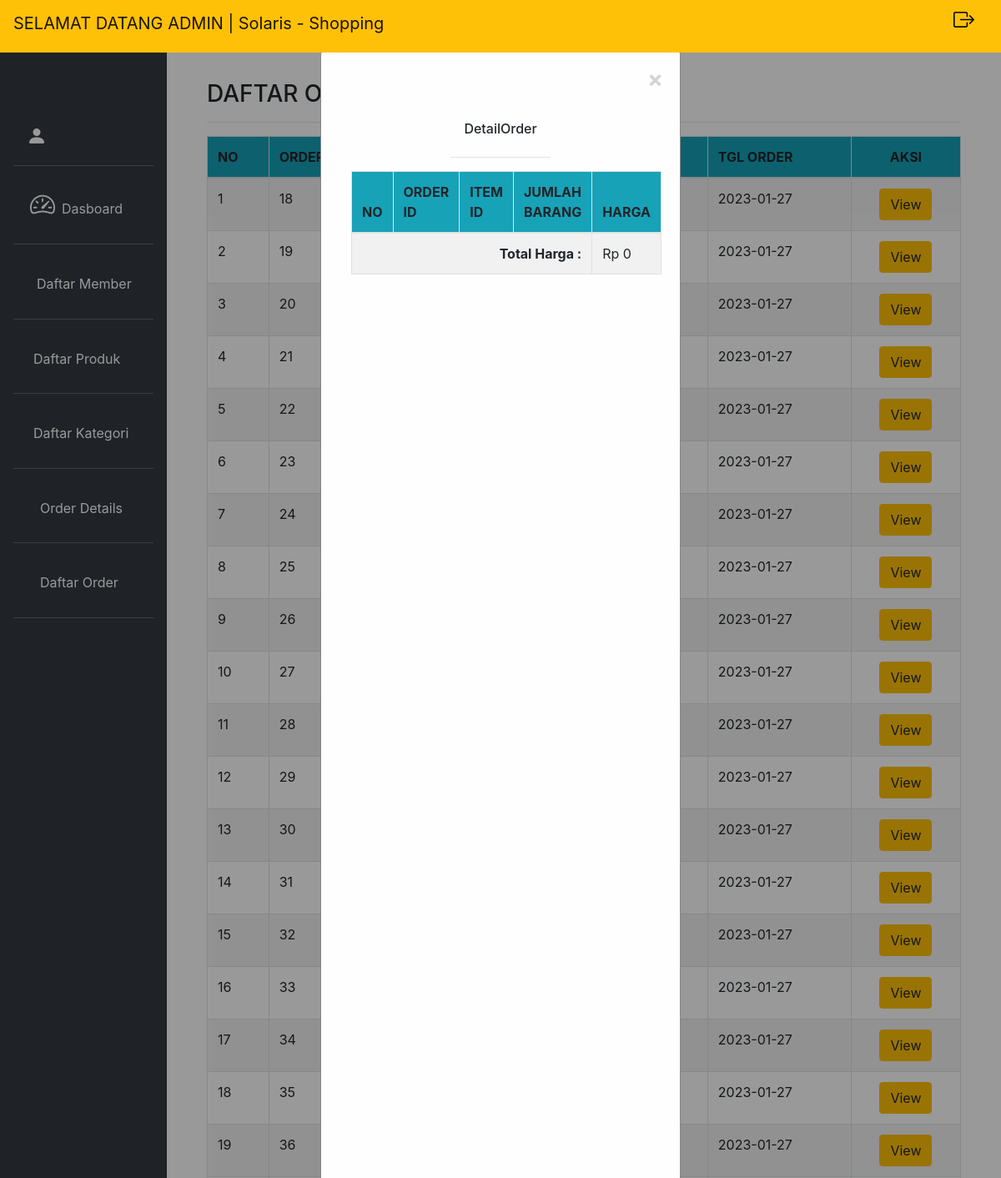
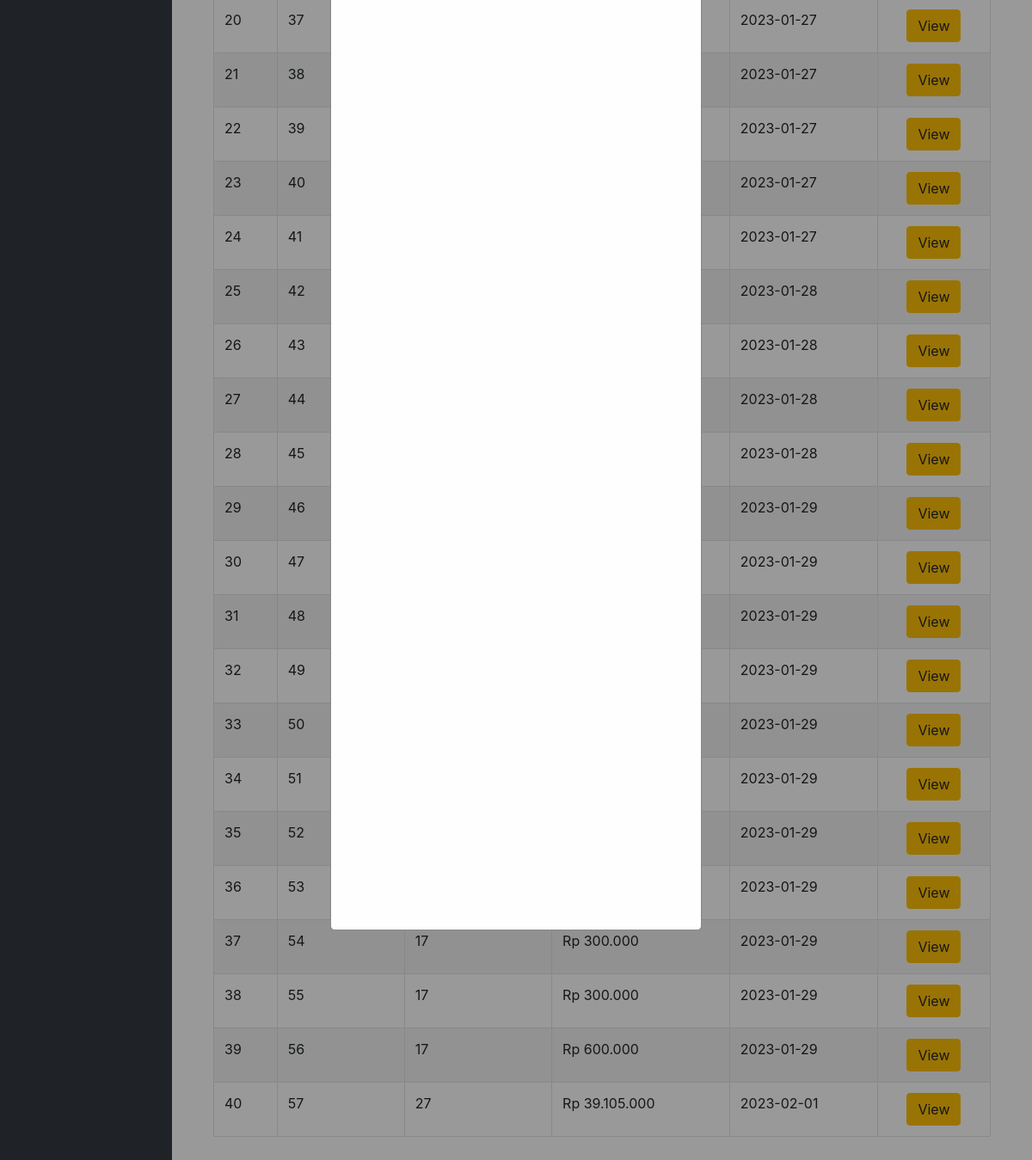
Screenshot of /admin/order/DetailDisplay.php with the database file from the repository (2 pictures, top to bottom).
### tables this page shows
CREATE TABLE `orders` (
  `OrderID` int(15) NOT NULL,
  `MemberID` int(15) NOT NULL,
  `Total_Harga` int(15) NOT NULL,
  `Tgl_Order` date NOT NULL
);

### config/CartConfig.php (called while the page is built, shortened)
<?php
    class CartConfig {
        private $conn;
        public function __construct() {
            $hostname = 'localhost';
            $dbname = 'uas';
            $username = 'root';
            $password = '';
            $this->conn = new PDO("mysql:host=$hostname;dbname=$dbname", "$username", "$password");
        }
        public function show(){
            $query = $this->conn->prepare("SELECT * FROM orders");
            $query->execute();
            $Orders = $query->fetchAll();
            $query2 = $this->conn->prepare("SELECT * FROM orderdetails");
            $query2->execute();
            $Details = $query2->fetchAll();
            return array($Orders, $Details);
        }
    }
?>

### admin/order/DetailDisplay.php (the view, shortened to what this page needs)
<?php
    include "../../config/CartConfig.php";
    $lib = new CartConfig();
    $daftar_order = $lib->show();
?>
<!DOCTYPE html>
<html lang="en">
<head>
    <link rel="stylesheet" href="https://cdn.jsdelivr.net/npm/bootstrap@4.6.0/dist/css/bootstrap.min.css">
    <link rel="stylesheet" href="../css/dashboard.css">
    <link rel="stylesheet" href="https://cdn.jsdelivr.net/npm/bootstrap-icons@1.5.0/font/bootstrap-icons.css">
</head>
<body>
    <div id="AddModal" class="modal">
        <div class="modal-content">
            <span class="close">&times;</span>
            <div class="modal-header">
                <h2 class="ModalTittle">Detail </h2>
                <h2 class="ModalTittle">Order</h2>
            </div>
            <div class="modal-body">
                <table class="table table-striped table-bordered table-hover" >
                    <thead class="thead bg-info">
                        <tr>
                        <th>NO</th>
                        <th>ORDER ID</th>
                        <th>ITEM ID</th>
                        <th>JUMLAH BARANG</th>
                        <th class="text-center">HARGA</th>
                        </tr>
                    </thead>
                    <tbody>
                    <?php
                        $Total = 0;
                    ?>
                    <td colspan="4" class="text-right"><b>Total Harga :</b></td>
                    <td colspan="5">Rp <?php echo number_format($Total,0,',','.') ?></td>
                    </tbody>
                </table>
            </div>
        </div>
    </div>
    <nav class="navbar navbar-expand-lg navbar-light bg-warning fixed-top">
        <a class="navbar-brand" href="#">SELAMAT DATANG ADMIN | Solaris - Shopping</a>
            <div class="icon ml-4">
            <h5>
                <a href="../../logout.php" style="font-size: 25px;"><i class="bi bi-box-arrow-right mr-3" data-toggle="tooltip" title="Sign Out"></i></a>
            </h5>
            </div>
    </nav>
        <div class="row no-gutters mt-5">
        <div class="col-md-2 bg-dark mt-2 pr-3">
            <div class="bglink">
            <ul class="nav flex-column ml-3">
                <li class="nav-item">
                <i class="bi bi-person-fill d-inline-block align-bottom rounded-circle mr-1 ml-3 " style="font-size: 24px; color: white;"></i>
                <a class="navbar-brand" href="#"><?php echo $nama ?></a><hr class="bg-secondary">
                </li>
                <li class="nav-item">
                <a class="nav-link active" href="../Dashboard.php"><i class="bi bi-speedometer2 pr-2 pl-1" style="font-size: 30px;"></i>Dasboard</a><hr class="bg-secondary">
                </li>
                <li class="nav-item">
                <a class="nav-link" href="../Member/MemberDisplay.php"><i class="fas fa-user-graduate pr-2 pl-1" style="font-size: 27px;"></i> Daftar Member</a><hr class="bg-secondary">
                </li>
                <li class="nav-item">
                <a class="nav-link active" href="../produk/ProdukDisplay.php"><i class="fas fa-user-edit pr-2" style="font-size: 27px;"></i> Daftar Produk</a><hr class="bg-secondary">
                </li>
                <li class="nav-item">
                <a class="nav-link active" href="../kategori/KategoriDisplay.php"><i class="fas fa-user-edit pr-2" style="font-size: 27px;"></i> Daftar Kategori</a><hr class="bg-secondary">
                </li>
                <li class="nav-item">
                <a class="nav-link active" href="../orderdetails/DetailsDisplay.php"><i class="fas fa-calendar-alt pr-3" style="font-size: 27px;"></i> Order Details</a><hr class="bg-secondary">
                </li>
                <li class="nav-item">
                <a class="nav-link active" href="OrderDisplay.php"><i class="fas fa-paper-plane pr-3" style="font-size: 27px;"></i> Daftar Order</a><hr class="bg-secondary">
                </li>
            </ul>
            </div>
        </div>
        <div class="col-md-10 p-5 pt-2">
            <h3>DAFTAR ORDER</h3><hr>
            <table class="table table-striped table-bordered table-hover">
            <thead class="thead bg-info">
                <tr>
                <th scope="col">NO</th>
                <th scope="col">ORDER ID</th>
                <th scope="col">MEMBER ID</th>
                <th scope="col">TOTAL HARGA</th>
                <th scope="col">TGL ORDER</th>
                <th colspan="3" class="text-center" scope="col">AKSI</th>
                </tr>
            </thead>
            <tbody>
            <?php
                $no = 1;
                foreach($daftar_order[0] as $row){
                    echo "<tr>";
                    echo "<td>".$no."</td>";
                    echo "<td>".$row['OrderID']."</td>";
                    echo "<td>".$row['MemberID']."</td>";
                    echo "<td>Rp ".number_format($row['Total_Harga'], 0, ',', '.')."</td>";
                    echo "<td>".$row['Tgl_Order']."</td>";
                    echo "<td class='text-center'><a class='btn btn-warning' href='DetailDisplay.php?OrderID=".$row['OrderID']."'>View</a></td>";
                    echo "</tr>";
                    $no++;
                }
            ?>
            </tbody>
            </table>
        </div>
        </div>
</body>
</html>

### admin/css/dashboard.css (style rules this page uses)
.icon h5 i { color: black; }
.nav a { color: white; }
.navbar { padding-bottom: 15px; }
.bglink { margin-bottom: 295px; padding-top: 90px; }
.navbar-brand { font-size: 20px; }

### admin/order/DetailDisplay.php (style rules this page uses)
.modal { display: block; position: fixed; z-index: 1; left: 0; top: 0; width: 100%; height: 100%; overflow: auto; background-color: rgb(0,0,0); background-color: rgba(0,0,0,0.4); }
.modal-content { background-color: #fefefe; margin: 5% auto; padding: 20px; border: 1px solid #888; width: 40%; height: 80%; }
.modal-header { margin: auto; }
.close { color: #aaa; display: flex; justify-content: right; font-size: 28px; font-weight: bold; padding-bottom: 20px; }
@media screen and (max-width: 1500px) { .modal-content { width: 35%; height: 90%; } }
@media screen and (max-width: 1200px) { .modal-content { width: 36%; height: 87%; } }
@media screen and (max-width: 1200px) { .modal-header .ModalTittle { font-size: var(--h3-font-size); } }

### rows the page displays
orders: OrderID "18", Tgl_Order "2023-01-27"
orders: OrderID "19", Tgl_Order "2023-01-27"
orders: OrderID "20", Tgl_Order "2023-01-27"
orders: OrderID "21", Tgl_Order "2023-01-27"
orders: OrderID "22", Tgl_Order "2023-01-27"
orders: OrderID "23", Tgl_Order "2023-01-27"
orders: OrderID "24", Tgl_Order "2023-01-27"
orders: OrderID "25", Tgl_Order "2023-01-27"
orders: OrderID "26", Tgl_Order "2023-01-27"
orders: OrderID "27", Tgl_Order "2023-01-27"
orders: OrderID "28", Tgl_Order "2023-01-27"
orders: OrderID "29", Tgl_Order "2023-01-27"
orders: OrderID "30", Tgl_Order "2023-01-27"
orders: OrderID "31", Tgl_Order "2023-01-27"
orders: OrderID "32", Tgl_Order "2023-01-27"
orders: OrderID "33", Tgl_Order "2023-01-27"
orders: OrderID "34", Tgl_Order "2023-01-27"
orders: OrderID "35", Tgl_Order "2023-01-27"
orders: OrderID "36", Tgl_Order "2023-01-27"
orders: OrderID "37", Tgl_Order "2023-01-27"
orders: OrderID "38", Tgl_Order "2023-01-27"
orders: OrderID "39", Tgl_Order "2023-01-27"
orders: OrderID "40", Tgl_Order "2023-01-27"
orders: OrderID "41", Tgl_Order "2023-01-27"
orders: OrderID "42", Tgl_Order "2023-01-28"
orders: OrderID "43", Tgl_Order "2023-01-28"
orders: OrderID "44", Tgl_Order "2023-01-28"
orders: OrderID "45", Tgl_Order "2023-01-28"
orders: OrderID "46", Tgl_Order "2023-01-29"
orders: OrderID "47", Tgl_Order "2023-01-29"
orders: OrderID "48", Tgl_Order "2023-01-29"
orders: OrderID "49", Tgl_Order "2023-01-29"
orders: OrderID "50", Tgl_Order "2023-01-29"
orders: OrderID "51", Tgl_Order "2023-01-29"
orders: OrderID "52", Tgl_Order "2023-01-29"
orders: OrderID "53", Tgl_Order "2023-01-29"
orders: OrderID "54", MemberID "17", Total_Harga "300.000", Tgl_Order "2023-01-29"
orders: OrderID "55", MemberID "17", Total_Harga "300.000", Tgl_Order "2023-01-29"
orders: OrderID "56", MemberID "17", Total_Harga "600.000", Tgl_Order "2023-01-29"
orders: OrderID "57", MemberID "27", Total_Harga "39.105.000", Tgl_Order "2023-02-01"

### other values shown
$Total "0"
